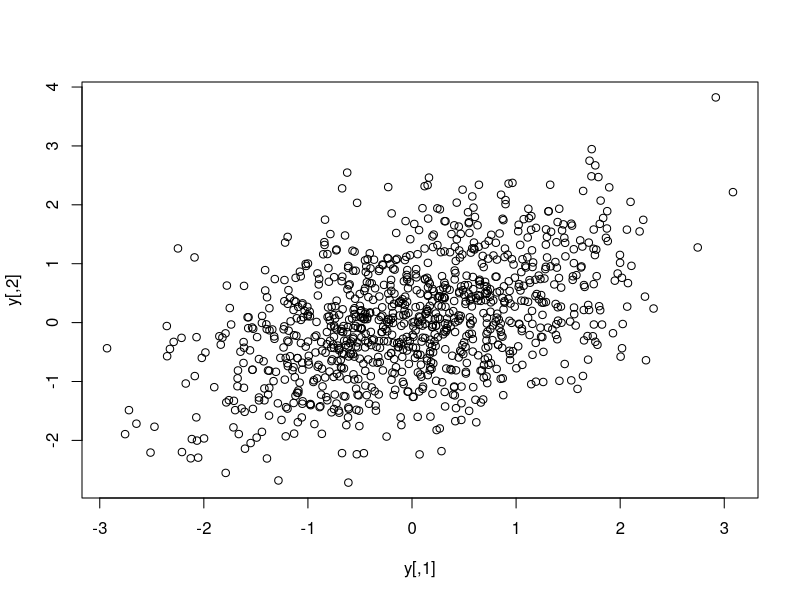
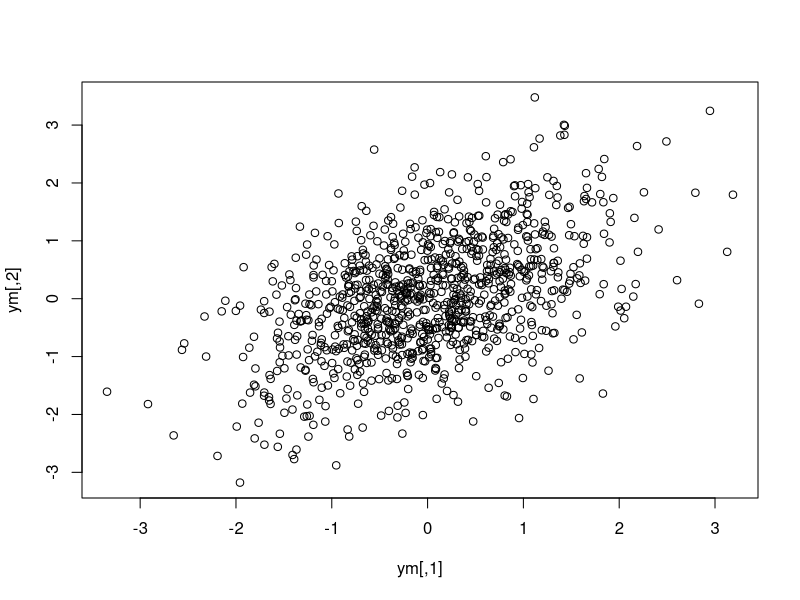

Recreate these plots in R, in order. (Note: this script raises an error after producing the figures.)
##======================================================================
## Sobre MC e MCMC
##======================================================================

##======================================================================
## Integracao de MC em mais de uma dimensao

## Integral simples em uma dimensão
g <- function(x) x^2
## \int^0_3 g(x) dx
integrate(g, 0, 3)
ux <- runif(1000, 0, 3)
3 * mean(g(ux))

## Integral em duas dimensões, usando integrais iteradas
g <- function(x, y) x^2 * y
## \int^0_3 \int^1_2 g(x,y) dy dx
integrate( function(y) {
    sapply(y, function(y) {
        integrate(function(x) g(x,y), 0, 3)$value
    })
}, 1, 2)

## Mesma integração por MC
ux <- runif(1e4, 0, 3)
uy <- runif(1e4, 1, 2)
## Aqui multiplica pela área do retângulo formado pelos limites
((3 - 0) * (2 - 1)) * mean(g(ux, uy))

##----------------------------------------------------------------------
## Tentativa de integrar uma NMV

sigma <- matrix(c(1, .5, .5, 1), ncol = 2)
mu <- c(0, 0)
y <- mvtnorm::rmvnorm(1000, mu, sigma)
plot(y)
mean(y[,1] < 1 & y[,2] < 1)

ym <- MASS::mvrnorm(1000, mu, sigma)
plot(ym)
mean(ym[,1] < 1 & ym[,2] < 1)

mvtnorm::dmvnorm(c(1,1), mu, sigma)

pracma::integral2(function(x, y) mvtnorm::dmvnorm(c(x,y), mu, diag(sigma)),
                  -10, 1, -10, 1)

pracma::integral2(function(x, y) mvtnorm::dmvnorm(x, mu, sigma),
                  -10, 1, -10, 1)

integrate(function(x) dnorm(x, 0, 1), -1, 1)
integrate(function(x) dnorm(x, 10, 1), 9, 11)

integrate(function(y) y, 1, 2)
